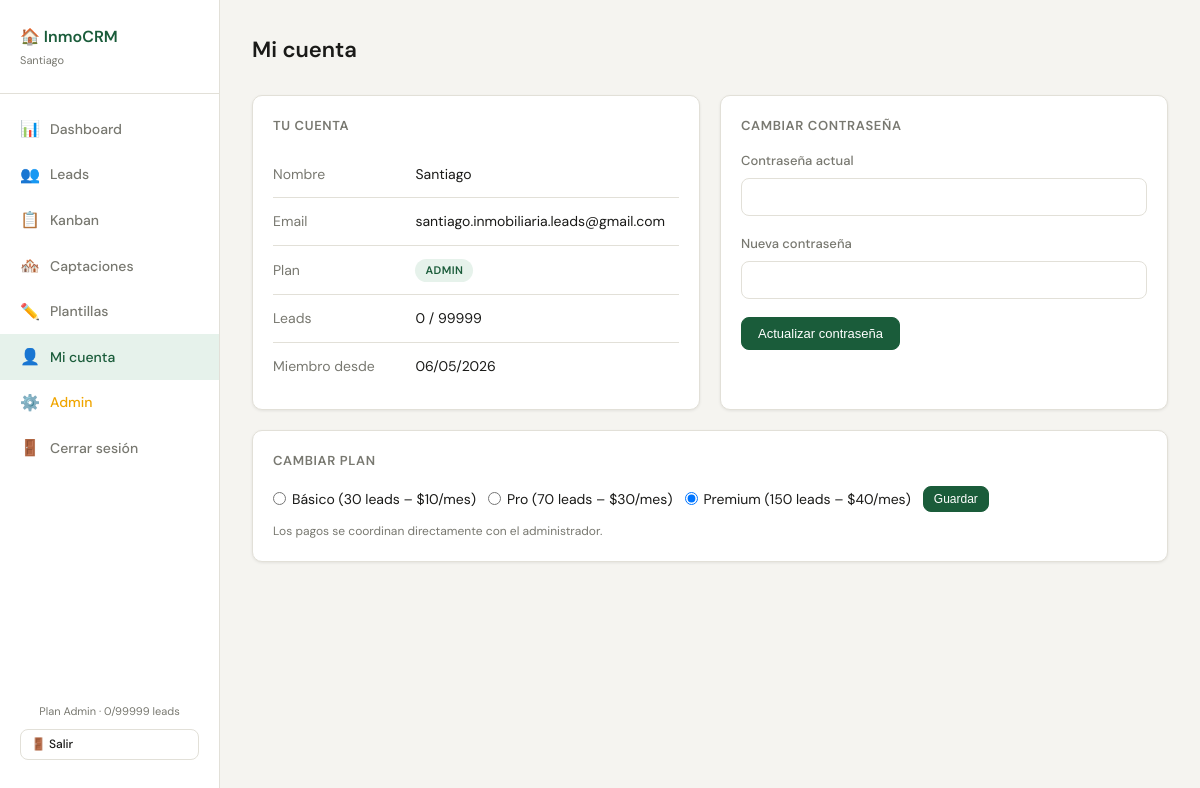
The app's page /mi-cuenta (signed in) with its own data.
### database.py (models this page shows, shortened)
class Usuario(db.Model):
    __tablename__ = 'usuarios'
    id              = db.Column(db.Integer, primary_key=True)
    email           = db.Column(db.String(120), unique=True, nullable=False)
    password_hash   = db.Column(db.String(256), nullable=False)
    nombre          = db.Column(db.String(100), nullable=False)
    plan            = db.Column(db.String(20), default='basico')
    periodo_prueba  = db.Column(db.Boolean, default=True)
    prueba_expira   = db.Column(db.DateTime, nullable=True)
    activo          = db.Column(db.Boolean, default=True)
    es_admin        = db.Column(db.Boolean, default=False)
    creado_en       = db.Column(db.DateTime, default=datetime.now)
    leads   = db.relationship('Lead',   backref='usuario', lazy=True, cascade='all, delete-orphan')
    visitas = db.relationship('Visita', backref='usuario', lazy=True, cascade='all, delete-orphan')
    tareas  = db.relationship('Tarea',  backref='usuario', lazy=True, cascade='all, delete-orphan')
    PLANES = {
        'basico':  {'nombre': 'Básico',   'limite': 30,  'precio': 10},
        'pro':     {'nombre': 'Pro',      'limite': 70,  'precio': 30},
        'premium': {'nombre': 'Premium',  'limite': 150, 'precio': 40},
    }
    @property
    def limite_leads(self):
        if self.es_admin:
            return 99999
        return self.PLANES.get(self.plan, self.PLANES['basico'])['limite']
    @property
    def plan_nombre(self):
        if self.es_admin:
            return 'Admin'
        return self.PLANES.get(self.plan, self.PLANES['basico'])['nombre']
    @property
    def leads_count(self):
        return len(self.leads)
    @property
    def prueba_activa(self):
        return self.periodo_prueba and self.prueba_expira and datetime.now() <= self.prueba_expira

### app.py (the view, shortened to what this page needs)
@app.route('/mi-cuenta', methods=['GET', 'POST'])
@login_requerido
def mi_cuenta():
    u = usuario_actual()
    return render_template('mi_cuenta.html', usuario=u)

### app.py (called while the page is built)
def login_requerido(f):
    @wraps(f)
    def decorador(*args, **kwargs):
        if not session.get('usuario_id'):
            return redirect(url_for('login'))
        return f(*args, **kwargs)
    return decorador

def usuario_actual():
    return Usuario.query.get(session.get('usuario_id'))

### templates/mi_cuenta.html (shortened to what this page needs)
{% extends 'base.html' %}
{% block content %}
<div class="page-header"><h2>Mi cuenta</h2></div>
<div style="display:grid;grid-template-columns:1fr 1fr;gap:20px;">
  <div class="card">
    <div style="font-size:13px;font-weight:600;text-transform:uppercase;letter-spacing:.05em;color:var(--muted);margin-bottom:14px;">Tu cuenta</div>
    <table style="font-size:14px;width:100%;">
      <tr><td style="color:var(--muted);padding:6px 0;width:130px;">Nombre</td><td>{{ usuario.nombre }}</td></tr>
      <tr><td style="color:var(--muted);padding:6px 0;">Email</td><td>{{ usuario.email }}</td></tr>
      <tr><td style="color:var(--muted);padding:6px 0;">Plan</td><td><span class="badge badge-success">{{ usuario.plan_nombre }}</span></td></tr>
      <tr><td style="color:var(--muted);padding:6px 0;">Leads</td><td>{{ usuario.leads_count }} / {{ usuario.limite_leads }}</td></tr>
      <tr><td style="color:var(--muted);padding:6px 0;">Miembro desde</td><td>{{ usuario.creado_en.strftime('%d/%m/%Y') }}</td></tr>
    </table>
  </div>
  <div class="card">
    <div style="font-size:13px;font-weight:600;text-transform:uppercase;letter-spacing:.05em;color:var(--muted);margin-bottom:14px;">Cambiar contraseña</div>
    <form method="POST">
      <div class="form-group">
        <label>Contraseña actual</label>
        <input type="password" name="password_actual" class="form-control" required>
      </div>
      <div class="form-group">
        <label>Nueva contraseña</label>
        <input type="password" name="password_nueva" class="form-control" required>
      </div>
      <button type="submit" class="btn btn-primary">Actualizar contraseña</button>
    </form>
  </div>
</div>
<div class="card" style="margin-top:20px;">
  <div style="font-size:13px;font-weight:600;text-transform:uppercase;letter-spacing:.05em;color:var(--muted);margin-bottom:14px;">Cambiar plan</div>
  <form method="POST" style="display:flex;gap:12px;align-items:center;flex-wrap:wrap;">
    {% for key, plan in usuario.PLANES.items() %}
    <label style="display:flex;align-items:center;gap:6px;cursor:pointer;font-size:14px;">
      <input type="radio" name="plan" value="{{ key }}" {{ 'checked' if usuario.plan == key }}>
      {{ plan.nombre }} ({{ plan.limite }} leads – ${{ plan.precio }}/mes)
    </label>
    {% endfor %}
    <button type="submit" class="btn btn-primary btn-sm">Guardar</button>
  </form>
  <div style="margin-top:10px;font-size:12px;color:var(--muted);">
    Los pagos se coordinan directamente con el administrador.
  </div>
</div>
{% endblock %}

### templates/base.html (shortened to what this page needs)
<!DOCTYPE html>
<html lang="es">
<head>
  <link rel="stylesheet" href="{{ url_for('static', filename='css/style.css') }}">
</head>
<body>
<aside class="sidebar">
  <div class="sidebar-brand">
    <h1>🏠 InmoCRM</h1>
    <p>{{ usuario.nombre }}</p>
  </div>
  <nav id="nav-menu">
    <a href="{{ url_for('dashboard') }}" class="{{ 'active' if request.endpoint == 'dashboard' }}">
      <span class="icon">📊</span> Dashboard
    </a>
    <a href="{{ url_for('leads') }}" class="{{ 'active' if request.endpoint in ['leads','ver_lead','nuevo_lead','editar_lead'] }}">
      <span class="icon">👥</span> Leads
    </a>
    <a href="{{ url_for('kanban') }}" class="{{ 'active' if request.endpoint == 'kanban' }}">
      <span class="icon">📋</span> Kanban
    </a>
    <a href="{{ url_for('captaciones') }}" class="{{ 'active' if request.endpoint in ['captaciones','ver_propietario','nuevo_propietario','editar_propietario'] }}">
      <span class="icon">🏘️</span> Captaciones
    </a>
    <a href="{{ url_for('plantillas') }}" class="{{ 'active' if request.endpoint == 'plantillas' }}">
      <span class="icon">✏️</span> Plantillas
    </a>
    <a href="{{ url_for('mi_cuenta') }}" class="{{ 'active' if request.endpoint == 'mi_cuenta' }}">
      <span class="icon">👤</span> Mi cuenta
    </a>
    {% if usuario.es_admin %}
    <a href="{{ url_for('admin') }}" class="{{ 'active' if request.endpoint == 'admin' }}" style="color:#F0A500;">
      <span class="icon">⚙️</span> Admin
    </a>
    {% endif %}
    <a href="{{ url_for('logout') }}">
      <span class="icon">🚪</span> Cerrar sesión
    </a>
  </nav>
  <div style="margin-top:auto;padding:16px 20px;" class="sidebar-logout">
    <div style="font-size:11px;color:var(--muted);text-align:center;margin-bottom:8px;">
      Plan {{ usuario.plan_nombre }} · {{ usuario.leads_count }}/{{ usuario.limite_leads }} leads
    </div>
    <a href="{{ url_for('logout') }}" class="btn btn-ghost btn-sm" style="width:100%;text-align:center;">🚪 Salir</a>
  </div>
</aside>
<main class="main">
  {% block content %}{% endblock %}
</main>
</body>
</html>

### static/css/style.css (style rules this page uses)
*, *::before, *::after { box-sizing: border-box; margin: 0; padding: 0; }
:root { --bg: #F5F4F0; --surface: #FFFFFF; --border: #E2E0D8; --text: #1A1A18; --muted: #787870; --accent: #1A5C3A; --accent-lt: #E6F2EB; --red: #C0392B; --red-lt: #FDECEA; --amber: #B7660A; --amber-lt: #FEF3E2; --blue: #1A4A8A; --blue-lt: #E8F0FB; --radius: 10px; --shadow: 0 1px 3px rgba(0,0,0,.08); }
body { font-family: 'DM Sans', sans-serif; background: var(--bg); color: var(--text); font-size: 15px; line-height: 1.6; }
.sidebar { position: fixed; top: 0; left: 0; width: 220px; height: 100vh; background: var(--surface); border-right: 1px solid var(--border); display: flex; flex-direction: column; padding: 24px 0; z-index: 100; }
.sidebar-brand { padding: 0 20px 24px; border-bottom: 1px solid var(--border); margin-bottom: 12px; }
.sidebar-brand h1 { font-size: 16px; font-weight: 600; color: var(--accent); }
.sidebar-brand p { font-size: 11px; color: var(--muted); margin-top: 2px; }
.sidebar nav a { display: flex; align-items: center; gap: 10px; padding: 10px 20px; color: var(--muted); text-decoration: none; font-size: 14px; font-weight: 500; border-radius: 0; transition: all .15s; }
.sidebar nav a:hover, .sidebar nav a.active { color: var(--accent); background: var(--accent-lt); }
.sidebar nav a .icon { font-size: 16px; width: 20px; text-align: center; }
.main { margin-left: 220px; padding: 32px; min-height: 100vh; }
.page-header { display: flex; align-items: center; justify-content: space-between; margin-bottom: 28px; }
.page-header h2 { font-size: 22px; font-weight: 600; }
.card { background: var(--surface); border: 1px solid var(--border); border-radius: var(--radius); padding: 20px; box-shadow: var(--shadow); }
.btn { display: inline-flex; align-items: center; gap: 6px; padding: 8px 16px; border-radius: 8px; font-size: 13px; font-weight: 500; border: 1px solid transparent; cursor: pointer; text-decoration: none; transition: all .15s; }
.btn-primary { background: var(--accent); color: #fff; border-color: var(--accent); }
.btn-ghost { background: transparent; color: var(--text); border-color: var(--border); }
.btn-sm { padding: 5px 10px; font-size: 12px; }
.badge { display: inline-block; padding: 3px 10px; border-radius: 20px; font-size: 11px; font-weight: 600; text-transform: uppercase; letter-spacing: .04em; }
.badge-success { background: var(--accent-lt); color: var(--accent); }
table { width: 100%; border-collapse: collapse; font-size: 14px; }
tbody td { padding: 12px 14px; border-bottom: 1px solid var(--border); vertical-align: middle; }
tbody tr:last-child td { border-bottom: none; }
.form-group { margin-bottom: 18px; }
.form-group label { display: block; font-size: 13px; font-weight: 500; margin-bottom: 6px; color: var(--muted); }
.form-control { width: 100%; padding: 9px 12px; border: 1px solid var(--border); border-radius: 8px; font-size: 14px; font-family: inherit; background: var(--surface); color: var(--text); transition: border .15s; }
a { color: inherit; }

### records on screen
Usuario: nombre "Santiago", plan_nombre "Admin", limite_leads "99999", email "santiago.inmobiliaria.leads@gmail.com", plan_nombre "ADMIN", creado_en "06/05/2026"

### other values on screen
{{ usuario.leads_count }} "0"
{{ plan.nombre }} "Básico" "Pro" "Premium"
{{ plan.limite }} "30" "70" "150"
{{ plan.precio }} "10" "30" "40"
